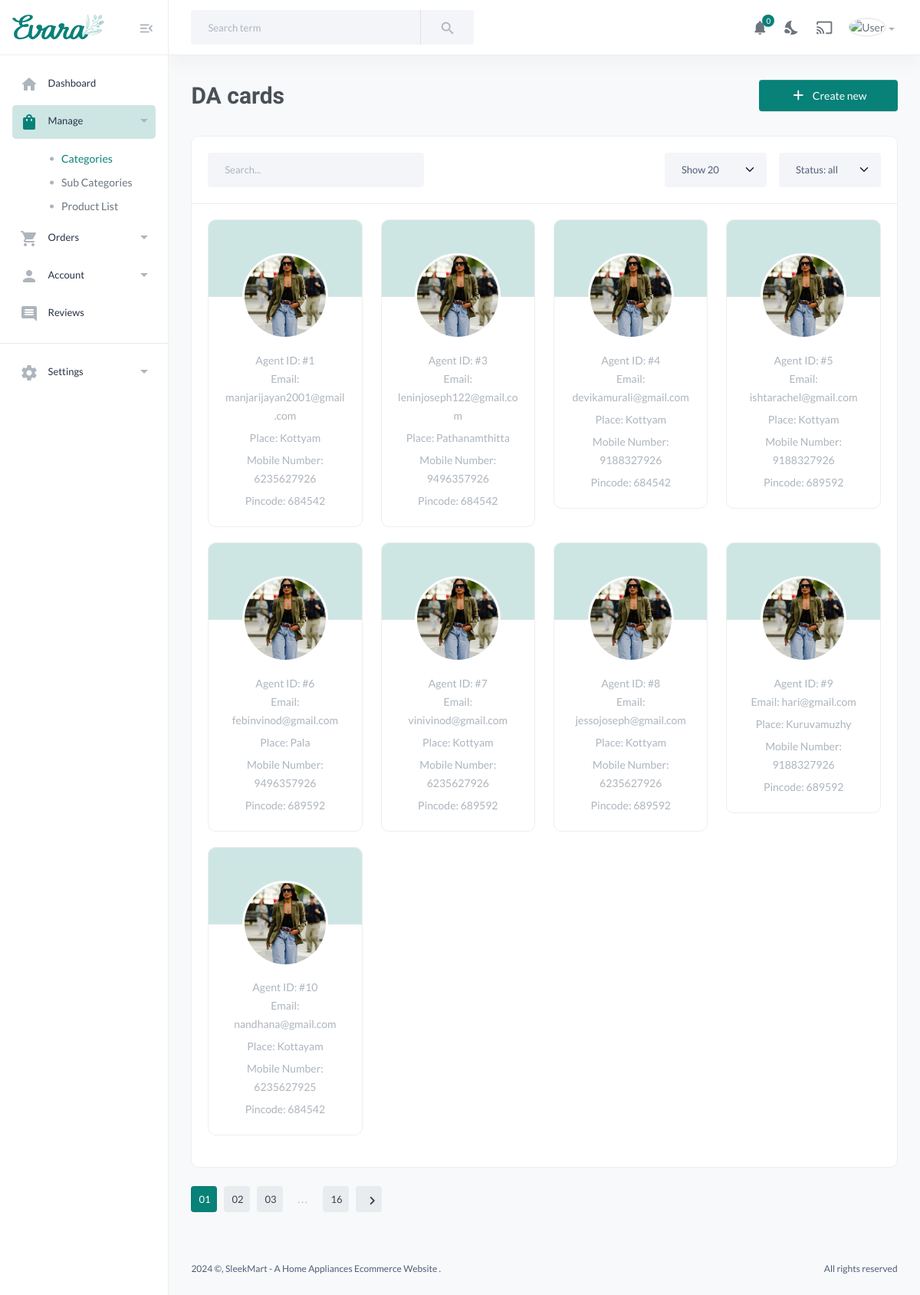
/view_da, run on the app's committed database.
### dashboard/models.py (models this page shows, shortened)
class DeliveryAgent(models.Model):
    user = models.OneToOneField(CustomUser, on_delete=models.CASCADE)
    place = models.CharField(max_length=100, blank=True, null=True)
    pincode = models.CharField(max_length=10, blank=True, null=True)
    location = models.CharField(max_length=100, blank=True, null=True)
    assigned_seller = models.ForeignKey(Seller, on_delete=models.CASCADE, null=True, blank=True)
    latitude = models.DecimalField(max_digits=9, decimal_places=6, null=True, blank=True)
    longitude = models.DecimalField(max_digits=9, decimal_places=6, null=True, blank=True)
    distance = models.FloatField(null=True, blank=True)
    is_available = models.BooleanField(default=True)

class CustomUser(AbstractBaseUser, PermissionsMixin):
    USER_ROLES = (
        ('customer', 'Customer'),
        ('seller', 'Seller'),
        ('admin', 'Admin'),
        ('delivery_agent', 'Delivery Agent'),
    )
    email = models.EmailField(unique=True)
    name = models.CharField(max_length=100,null=True, blank=True)
    mobile = models.CharField(max_length=15, blank=True, null=True)
    profile_pic = models.ImageField(upload_to='profile_pics/', blank=True, null=True)
    address = models.TextField(blank=True, null=True)
    is_active = models.BooleanField(default=True)
    is_staff = models.BooleanField(default=False)
    date_joined = models.DateTimeField(default=timezone.now)
    role = models.CharField(max_length=15, choices=USER_ROLES, blank=True, null=True,default='customer')
    objects = CustomUserManager()
    USERNAME_FIELD = 'email'
    REQUIRED_FIELDS = ['name']

### dashboard/views.py (the view)
# urls.py: path('view_da', views.view_da, name='view_da'),
def view_da(request):
    delivery_agents = DeliveryAgent.objects.all()
    context = {
        'delivery_agents': delivery_agents,
    }
    return render(request, 'MainUser/delivery_agent_list.html', context)

### templates/MainUser/delivery_agent_list.html (shortened to what this page needs)
{% load static %}
<!DOCTYPE HTML>
<html lang="en">
<head>
    <link href="{% static 'assets/css/main.css' %}" rel="stylesheet" type="text/css" />
</head>
<body>
    <aside class="navbar-aside" id="offcanvas_aside">
        <div class="aside-top">
            <a href="index.html" class="brand-wrap">
                <img src="{% static 'assets/imgs/theme/logo.svg' %}" class="logo" alt="Evara Dashboard">
            </a>
            <div>
                <button class="btn btn-icon btn-aside-minimize"> <i class="text-muted material-icons md-menu_open"></i> </button>
            </div>
        </div>
        <nav>
            <ul class="menu-aside">
                <li class="menu-item">
                    <a class="menu-link" href="{% url 'index' %}"> <i class="icon material-icons md-home"></i>
                        <span class="text">Dashboard</span>
                    </a>
                </li>
                <li class="menu-item has-submenu active">
                    <a class="menu-link" href="page-products-list.html"> <i class="icon material-icons md-shopping_bag"></i>
                        <span class="text">Manage</span>
                    </a>
                    <div class="submenu">
                        <a href="{% url 'categories' %}" class="active">Categories</a>
                        <a href="{% url 'subcategories' %}">Sub Categories</a>
                        <a href="{% url 'productlist' %}">Product List</a>
                    </div>
                </li>
                <li class="menu-item has-submenu">
                    <a class="menu-link" href="page-orders-1.html"> <i class="icon material-icons md-shopping_cart"></i>
                        <span class="text">Orders</span>
                    </a>
                </li>
                <li class="menu-item has-submenu">
                    <a class="menu-link" href="page-categories.html#"> <i class="icon material-icons md-person"></i>
                        <span class="text">Account</span>
                    </a>
                </li>
                <li class="menu-item">
                    <a class="menu-link" href=""> <i class="icon material-icons md-comment"></i>
                        <span class="text">Reviews</span>
                    </a>
                </li>
            </ul>
            <hr>
            <ul class="menu-aside">
                <li class="menu-item has-submenu">
                    <a class="menu-link" href="page-categories.html#"> <i class="icon material-icons md-settings"></i>
                        <span class="text">Settings</span>
                    </a>
                </li>
            </ul>
            <br>
            <br>
        </nav>
    </aside>
    <main class="main-wrap">
        <header class="main-header navbar">
            <div class="col-search">
                <form class="searchform">
                    <div class="input-group">
                        <input list="search_terms" type="text" class="form-control" placeholder="Search term" id="top">
                        <button class="btn btn-light bg" type="button"> <i class="material-icons md-search"></i></button>
                    </div>
                </form>
            </div>
            <div class="col-nav">
                <ul class="nav">
                    <li class="nav-item">
                        <a class="nav-link btn-icon" href="">
                            <i class="material-icons md-notifications animation-shake"></i>
                            <span class="badge rounded-pill">0</span>
                        </a>
                    </li>
                    <li class="nav-item">
                        <a class="nav-link btn-icon darkmode" href="#"> <i class="material-icons md-nights_stay"></i> </a>
                    </li>
                    <li class="nav-item">
                        <a href="#" class="requestfullscreen nav-link btn-icon"><i class="material-icons md-cast"></i></a>
                    </li>
                    <li class="dropdown nav-item">
                        <a class="dropdown-toggle" data-bs-toggle="dropdown" href="#" id="dropdownAccount" aria-expanded="false"> <img class="img-xs rounded-circle" src="{% static 'assets/imgs/people/avatar2.jpg' %}" alt="User"></a>
                    </li>
                </ul>
            </div>
        </header>
        <form method="post" id= "yourForm" enctype="multipart/form-data" >
            <section class="content-main">
                <div class="content-header">
                    <h2 class="content-title">DA cards</h2>
                    <div>
                        <a href="{%url 'add_da' %}" class="btn btn-primary"><i class="material-icons md-plus"></i> Create new</a>
                    </div>
                </div>
                <div class="card mb-4">
                    <header class="card-header">
                        <div class="row gx-3">
                            <div class="col-lg-4 col-md-6 me-auto">
                                <input type="text" placeholder="Search..." class="form-control">
                            </div>
                            <div class="col-lg-2 col-6 col-md-3">
                                <select class="form-select">
                                    <option>Show 20</option>
                                </select>
                            </div>
                            <div class="col-lg-2 col-6 col-md-3">
                                <select class="form-select">
                                    <option>Status: all</option>
                                </select>
                            </div>
                        </div>
                    </header>
                    <div class="card-body">
                        <div class="row row-cols-1 row-cols-sm-2 row-cols-lg-3 row-cols-xl-4">
                            {% for agent in delivery_agents %}
                                <div class="col">
                                    <div class="card card-user">
                                        <div class="card-header">
                                            <img class="img-md img-avatar" src="{% static 'images/women-01.jpg' %}" alt="User pic">
                                        </div>
                                        <div class="card-body">
                                            <div class="card-text text-muted">
                                                <p class="m-0">Agent ID: #{{ agent.id }}</p>
                                                <p>Email: {{agent.user.email}}</p>
                                                <p>Place: {{ agent.place }}</p>
                                                <p>Mobile Number: {{ agent.user.mobile }}</p>
                                                <p>Pincode: {{ agent.pincode }}</p>
                                            </div>
                                        </div>
                                    </div>
                                </div>
                            {% endfor %}
                        </div>
                    </div>
                </div>
                <div class="pagination-area mt-15 mb-50">
                    <nav aria-label="Page navigation example">
                        <ul class="pagination justify-content-start">
                            <li class="page-item active"><a class="page-link" href="page-sellers-cards.html#">01</a></li>
                            <li class="page-item"><a class="page-link" href="page-sellers-cards.html#">02</a></li>
                            <li class="page-item"><a class="page-link" href="page-sellers-cards.html#">03</a></li>
                            <li class="page-item"><a class="page-link dot" href="page-sellers-cards.html#">...</a></li>
                            <li class="page-item"><a class="page-link" href="page-sellers-cards.html#">16</a></li>
                            <li class="page-item"><a class="page-link" href="page-sellers-cards.html#"><i class="material-icons md-chevron_right"></i></a></li>
                        </ul>
                    </nav>
                </div>
            </section>
    </form>
        <footer class="main-footer font-xs">
            <div class="row pb-30 pt-15">
                <div class="col-sm-6">
                     ©, SleekMart - A Home Appliances Ecommerce Website .
                </div>
                <div class="col-sm-6">
                    <div class="text-sm-end">
                        All rights reserved
                    </div>
                </div>
            </div>
        </footer>
    </main>
</body>
</html>

### data on the page
DeliveryAgent: id "1", user.email "manjarijayan2001@gmail.com", place "Kottyam", user.mobile "6235627926", pincode "684542"
DeliveryAgent: id "3", user.email "leninjoseph122@gmail.com", place "Pathanamthitta", user.mobile "9496357926", pincode "684542"
DeliveryAgent: id "4", user.email "devikamurali@gmail.com", place "Kottyam", user.mobile "9188327926", pincode "684542"
DeliveryAgent: id "5", user.email "ishtarachel@gmail.com", place "Kottyam", user.mobile "9188327926", pincode "689592"
DeliveryAgent: id "6", user.email "febinvinod@gmail.com", place "Pala", user.mobile "9496357926", pincode "689592"
DeliveryAgent: id "7", user.email "vinivinod@gmail.com", place "Kottyam", user.mobile "6235627926", pincode "689592"
DeliveryAgent: id "8", user.email "jessojoseph@gmail.com", place "Kottyam", user.mobile "6235627926", pincode "689592"
DeliveryAgent: id "9", user.email "hari@gmail.com", place "Kuruvamuzhy", user.mobile "9188327926", pincode "689592"
DeliveryAgent: id "10", user.email "nandhana@gmail.com", place "Kottayam", user.mobile "6235627925", pincode "684542"
